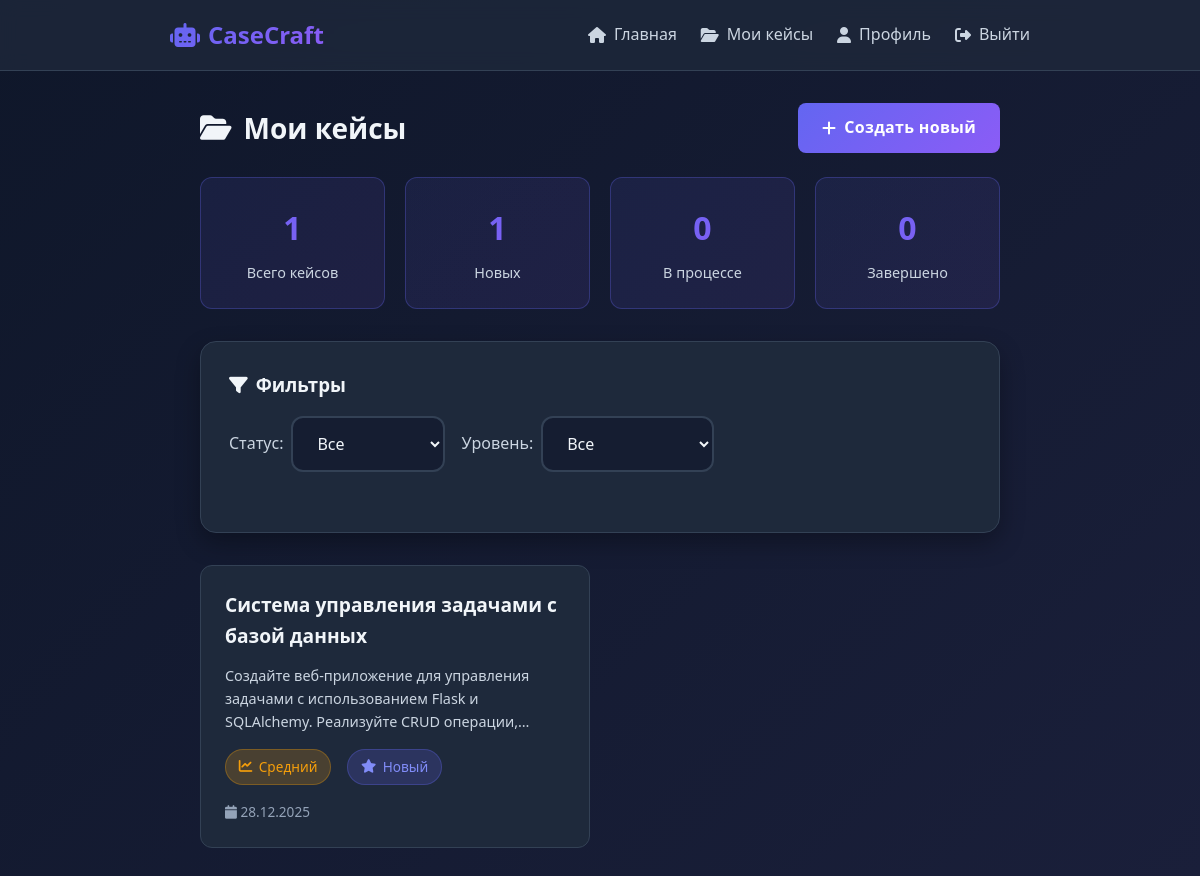
The app's page /my_cases (signed in) with its own data.
### models.py (models this page shows, shortened)
class Case(db.Model):
    id = db.Column(db.Integer, primary_key=True)
    title = db.Column(db.String(200), nullable=False)
    description = db.Column(db.Text, nullable=False)
    level = db.Column(db.String(20), nullable=False)  # beginner, intermediate, advanced
    status = db.Column(db.String(20), default='new')  # new, in_progress, completed, archived
    tags = db.Column(db.String(200))  # JSON строка с тегами
    created_at = db.Column(db.DateTime, default=datetime.utcnow)
    updated_at = db.Column(db.DateTime, default=datetime.utcnow, onupdate=datetime.utcnow)
    user_id = db.Column(db.Integer, db.ForeignKey('user.id'), nullable=False)

### app.py (the view)
@app.route('/my_cases')
@login_required
def my_cases():
    page = request.args.get('page', 1, type=int)
    status_filter = request.args.get('status', 'all')
    level_filter = request.args.get('level', 'all')
    query = Case.query.filter_by(user_id=current_user.id)
    if status_filter != 'all':
        query = query.filter_by(status=status_filter)
    if level_filter != 'all':
        query = query.filter_by(level=level_filter)
    cases = query.order_by(Case.created_at.desc()).paginate(
        page=page, per_page=10, error_out=False
    )
    stats = {
        'total': Case.query.filter_by(user_id=current_user.id).count(),
        'by_status': {
            'new': Case.query.filter_by(user_id=current_user.id, status='new').count(),
            'in_progress': Case.query.filter_by(user_id=current_user.id, status='in_progress').count(),
            'completed': Case.query.filter_by(user_id=current_user.id, status='completed').count(),
            'archived': Case.query.filter_by(user_id=current_user.id, status='archived').count()
        },
        'by_level': {
            'beginner': Case.query.filter_by(user_id=current_user.id, level='beginner').count(),
            'intermediate': Case.query.filter_by(user_id=current_user.id, level='intermediate').count(),
            'advanced': Case.query.filter_by(user_id=current_user.id, level='advanced').count()
        }
    }
    return render_template('my_cases.html', cases=cases, stats=stats,
                         status_filter=status_filter, level_filter=level_filter)

### app.py (called while the page is built)
@login_manager.user_loader
def load_user(user_id):
    return User.query.get(int(user_id))

### templates/my_cases.html (shortened to what this page needs)
{% extends "base.html" %}
{% block content %}
<div class="fade-in">
    <div style="display: flex; justify-content: space-between; align-items: center; margin-bottom: 1.5rem; flex-wrap: wrap; gap: 1rem;">
        <h1 style="display: flex; align-items: center; gap: 0.75rem; font-size: 1.75rem;">
            <i class="fas fa-folder-open"></i>
            Мои кейсы
        </h1>
        <a href="{{ url_for('dashboard') }}" class="btn btn-primary">
            <i class="fas fa-plus"></i>
            Создать новый
        </a>
    </div>
    <div class="stats-grid" style="margin-bottom: 2rem;">
        <div class="stat-card">
            <div class="stat-value">{{ stats.total }}</div>
            <div class="stat-label">Всего кейсов</div>
        </div>
        <div class="stat-card">
            <div class="stat-value">{{ stats.by_status.new }}</div>
            <div class="stat-label">Новых</div>
        </div>
        <div class="stat-card">
            <div class="stat-value">{{ stats.by_status.in_progress }}</div>
            <div class="stat-label">В процессе</div>
        </div>
        <div class="stat-card">
            <div class="stat-value">{{ stats.by_status.completed }}</div>
            <div class="stat-label">Завершено</div>
        </div>
    </div>
    <div class="card" style="margin-bottom: 2rem;">
        <h3 style="margin-bottom: 1rem; display: flex; align-items: center; gap: 0.5rem;">
            <i class="fas fa-filter"></i>
            Фильтры
        </h3>
        <form method="GET" action="{{ url_for('my_cases') }}" class="filters">
            <div class="filter-group">
                <label style="color: var(--text-secondary);">Статус:</label>
                <select name="status" class="form-control" style="width: auto; min-width: 150px;" onchange="this.form.submit()">
                    <option value="all" {% if status_filter == 'all' %}selected{% endif %}>Все</option>
                </select>
            </div>
            <div class="filter-group">
                <label style="color: var(--text-secondary);">Уровень:</label>
                <select name="level" class="form-control" style="width: auto; min-width: 150px;" onchange="this.form.submit()">
                    <option value="all" {% if level_filter == 'all' %}selected{% endif %}>Все</option>
                </select>
            </div>
        </form>
    </div>
    {% if cases.items %}
        <div class="cases-grid">
            {% for case in cases.items %}
            <div class="case-card" onclick="window.location='{{ url_for('view_case', case_id=case.id) }}'">
                    <h3 class="case-title">{{ case.title }}</h3>
                    <p class="case-description">{{ case.description }}</p>
                    <div class="case-meta">
                        <span class="badge badge-{{ case.level }}">
                            {% if case.level == 'beginner' %}
                                <i class="fas fa-seedling"></i> Начинающий
                            {% elif case.level == 'intermediate' %}
                                <i class="fas fa-chart-line"></i> Средний
                            {% else %}
                                <i class="fas fa-fire"></i> Продвинутый
                            {% endif %}
                        </span>
                        <span class="badge badge-{{ case.status }}">
                            {% if case.status == 'new' %}
                                <i class="fas fa-star"></i> Новый
                            {% elif case.status == 'in_progress' %}
                                <i class="fas fa-spinner"></i> В процессе
                            {% elif case.status == 'completed' %}
                                <i class="fas fa-check"></i> Завершен
                            {% else %}
                                <i class="fas fa-archive"></i> Архив
                            {% endif %}
                        </span>
                    </div>
                    <div style="margin-top: 1rem; color: var(--text-muted); font-size: 0.85rem;">
                        <i class="fas fa-calendar"></i> {{ case.created_at.strftime('%d.%m.%Y') }}
                    </div>
                </div>
            {% endfor %}
        </div>
    {% endif %}
</div>
{% endblock %}

### static/css/style.css (style rules this page uses)
:root { --primary-color: #6366f1; --primary-dark: #4f46e5; --primary-light: #818cf8; --secondary-color: #8b5cf6; --accent-color: #ec4899; --bg-dark: #0f172a; --bg-card: #1e293b; --bg-hover: #334155; --text-primary: #f1f5f9; --text-secondary: #cbd5e1; --text-muted: #94a3b8; --success: #10b981; --warning: #f59e0b; --error: #ef4444; --border-color: #334155; --shadow: 0 10px 25px rgba(0, 0, 0, 0.3); --shadow-lg: 0 20px 40px rgba(0, 0, 0, 0.4); }
* { margin: 0; padding: 0; box-sizing: border-box; }
body { font-family: 'Segoe UI', Tahoma, Geneva, Verdana, sans-serif; background: linear-gradient(135deg, var(--bg-dark) 0%, #1a1f3a 100%); color: var(--text-primary); min-height: 100vh; line-height: 1.6; }
.btn { padding: 0.75rem 1.5rem; border: none; border-radius: 8px; font-size: 1rem; cursor: pointer; transition: all 0.3s; text-decoration: none; display: inline-flex; align-items: center; gap: 0.5rem; font-weight: 500; }
.btn-primary { background: linear-gradient(135deg, var(--primary-color), var(--secondary-color)); color: white; border: none; font-weight: 600; letter-spacing: 0.3px; }
.card { background: var(--bg-card); border-radius: 16px; padding: 1.75rem; box-shadow: var(--shadow); border: 1px solid var(--border-color); transition: transform 0.3s, box-shadow 0.3s; max-width: 100%; }
.form-control { width: 100%; padding: 0.875rem 1.25rem; background: rgba(15, 23, 42, 0.6); border: 2px solid var(--border-color); border-radius: 12px; color: var(--text-primary); font-size: 1rem; transition: all 0.3s ease; font-family: inherit; }
.form-control::placeholder { color: var(--text-muted); }
select.form-control { cursor: pointer; }
.stats-grid { display: grid; grid-template-columns: repeat(auto-fit, minmax(180px, 1fr)); gap: 1.25rem; margin-bottom: 2rem; max-width: 100%; }
.stat-card { background: linear-gradient(135deg, rgba(99, 102, 241, 0.1), rgba(139, 92, 246, 0.1)); border: 1px solid rgba(99, 102, 241, 0.3); border-radius: 12px; padding: 1.5rem; text-align: center; }
.stat-value { font-size: 2rem; font-weight: bold; background: linear-gradient(135deg, var(--primary-color), var(--secondary-color)); -webkit-background-clip: text; -webkit-text-fill-color: transparent; background-clip: text; }
.stat-label { color: var(--text-secondary); font-size: 0.9rem; margin-top: 0.5rem; }
.cases-grid { display: grid; grid-template-columns: repeat(auto-fill, minmax(280px, 1fr)); gap: 1.25rem; max-width: 100%; }
.case-card { background: var(--bg-card); border-radius: 12px; padding: 1.5rem; border: 1px solid var(--border-color); transition: all 0.3s; cursor: pointer; }
.case-title { font-size: 1.2rem; font-weight: 600; margin-bottom: 0.75rem; color: var(--text-primary); }
.case-description { color: var(--text-secondary); font-size: 0.9rem; margin-bottom: 1rem; display: -webkit-box; -webkit-line-clamp: 3; -webkit-box-orient: vertical; overflow: hidden; }
.case-meta { display: flex; gap: 1rem; flex-wrap: wrap; margin-top: 1rem; }
.badge { padding: 0.4rem 0.8rem; border-radius: 20px; font-size: 0.85rem; font-weight: 500; display: inline-flex; align-items: center; gap: 0.4rem; }
.badge-intermediate { background: rgba(245, 158, 11, 0.2); color: var(--warning); border: 1px solid rgba(245, 158, 11, 0.3); }
.badge-new { background: rgba(99, 102, 241, 0.2); color: var(--primary-light); border: 1px solid rgba(99, 102, 241, 0.3); }
.filters { display: flex; gap: 1rem; margin-bottom: 2rem; flex-wrap: wrap; }
.filter-group { display: flex; gap: 0.5rem; align-items: center; }
.fade-in { animation: fadeIn 0.5s ease-out; }

### records on screen
Case: title "Система управления задачами с базой данных", description "Создайте веб-приложение для управления задачами с использованием Flask и SQLAlchemy. Реализуйте CRUD…", level "intermediate" (drawn), status "new" (drawn), created_at "28.12.2025"

### other values on screen
{{ stats.total }} "1"
{{ stats.by_status.new }} "1"
{{ stats.by_status.in_progress }} "0"
{{ stats.by_status.completed }} "0"
